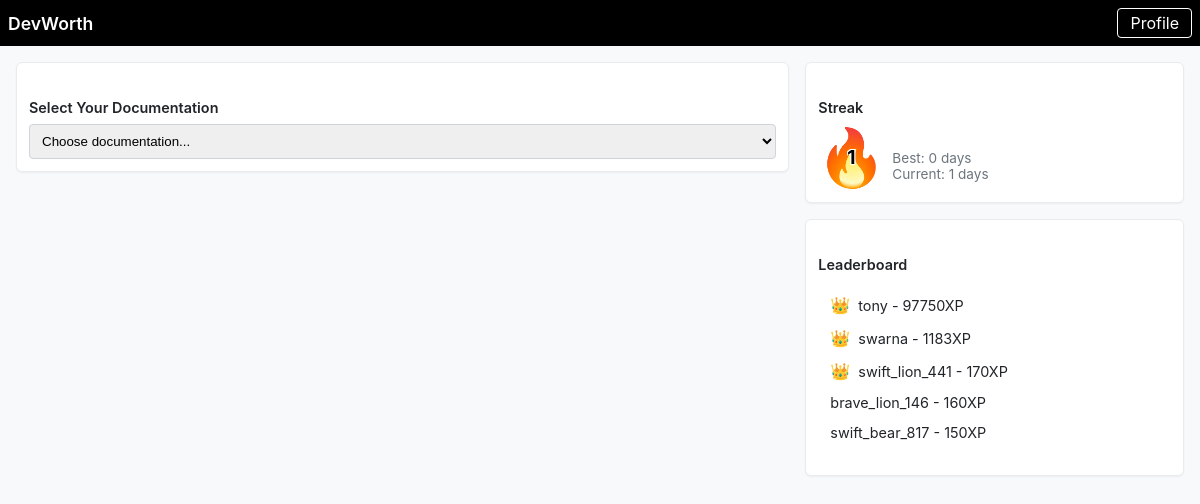
The page /home (signed in) on the database as committed earlier.
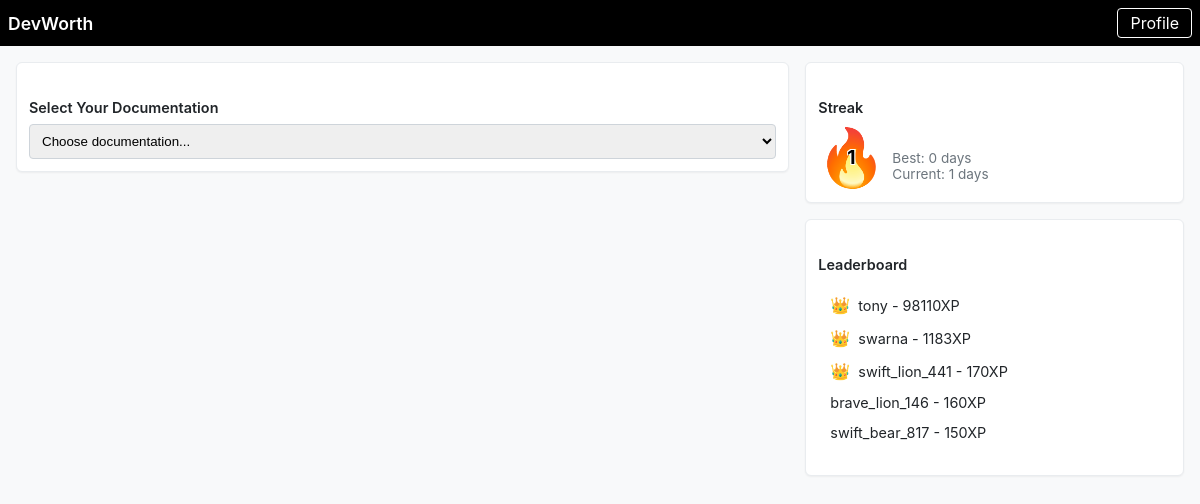
The same page on the database as committed later.
### tables this page shows
CREATE TABLE users (id INTEGER PRIMARY KEY AUTOINCREMENT, username TEXT NOT NULL UNIQUE, password TEXT NOT NULL, streak INTEGER DEFAULT 0, current_streak INTEGER DEFAULT 0, best_streak INTEGER DEFAULT 0);

CREATE TABLE leaderboard (
    user_id INTEGER NOT NULL,
    total_experience INTEGER NOT NULL,
    FOREIGN KEY (user_id) REFERENCES users(id),
    PRIMARY KEY (user_id)
);

### app.py (the view)
@app.route('/home')
@login_required
def index():
    user_id = session['user_id']
    user = db.execute("SELECT * FROM users WHERE id = ?", user_id)[0]
    leaderboard = db.execute("""
        SELECT u.username, l.total_experience
        FROM leaderboard l
        JOIN users u ON l.user_id = u.id
        ORDER BY l.total_experience DESC
        LIMIT 5
    """)
    current_date = time.strftime('%Y-%m-%d')
    yesterday = (datetime.now() - timedelta(days=1)).strftime('%Y-%m-%d')
    today_activity = db.execute("""
        SELECT * FROM user_activity
        WHERE user_id = ? AND date = ?
    """, user_id, current_date)
    yesterday_activity = db.execute("""
        SELECT * FROM user_activity
        WHERE user_id = ? AND date = ?
    """, user_id, yesterday)
    if today_activity:
        if yesterday_activity:
            db.execute("""
                UPDATE users
                SET current_streak = current_streak + 1,
                    best_streak = CASE
                        WHEN current_streak + 1 > best_streak
                        THEN current_streak + 1
                        ELSE best_streak
                    END
                WHERE id = ?
            """, user_id)
        else:
            db.execute("UPDATE users SET current_streak = 1 WHERE id = ?", user_id)
    user = db.execute("SELECT * FROM users WHERE id = ?", user_id)[0]
    return render_template('home.html', user=user, leaderboard=leaderboard)

### helpers.py (called while the page is built)
def login_required(f):
    @wraps(f)
    def decorated_function(*args, **kwargs):
        if session.get("user_id") is None:
            print(session.get("user_id"))
            return redirect("/login")
        return f(*args, **kwargs)
    return decorated_function

### templates/home.html (shortened to what this page needs)
<!DOCTYPE html>
<html lang="en">
  <head>
    <link rel="stylesheet" href="/static/home.css" />
  </head>
  <body>
    <nav class="navbar">
      <div class="navbar-content">
        <a href="#" class="navbar-brand">DevWorth</a>
        <a href="/profile" class="nav-link">Profile</a>
      </div>
    </nav>
    <div class="container">
      <div class="row">
        <div class="col-md-8">
          <div class="card">
            <div class="card-body">
              <h5 class="card-title">Select Your Documentation</h5>
              <select id="documentation-select">
                <option value="">Choose documentation...</option>
              </select>
            </div>
          </div>
        </div>
        <div class="col-md-4">
          <div class="card">
            <div class="card-body">
              <h5 class="card-title">Streak</h5>
              <div class="streak-container">
                <div class="streak-fire-container">
                  <div class="streak-number-overlay">
                    {{ user.current_streak }}
                  </div>
                  <div class="streak-fire">🔥</div>
                </div>
                <div class="streak-stats">
                  <p>Best: {{ user.best_streak }} days</p>
                  <p>Current: {{ user.current_streak }} days</p>
                </div>
              </div>
            </div>
          </div>
          <div class="card">
            <div class="card-body">
              <h5 class="card-title">Leaderboard</h5>
              <ol class="list-group">
                {% for leader in leaderboard %}
                <li class="list-group-item">
                  {% if loop.index == 1 %}
                  <span class="crown gold">👑</span>
                  {% elif loop.index == 2 %}
                  <span class="crown silver">👑</span>
                  {% elif loop.index == 3 %}
                  <span class="crown bronze">👑</span>
                  {% endif %} {{ leader.username }} - {{ leader.total_experience
                  }}XP
                </li>
                {% endfor %}
              </ol>
            </div>
          </div>
        </div>
      </div>
    </div>
  </body>
</html>

### static/home.css (style rules this page uses)
body, html { margin: 0; padding: 0; font-family: -apple-system, BlinkMacSystemFont, "Segoe UI", Roboto, Oxygen, Ubuntu, Cantarell, sans-serif; background-color: #f8f9fa; color: #212529; }
.navbar { background-color: #000; padding: 0.5rem; width: 100%; box-sizing: border-box; }
.navbar-content { display: flex; justify-content: space-between; align-items: center; max-width: 1400px; margin: 0 auto; }
.navbar-brand { color: white; font-weight: 600; font-size: 1.1rem; text-decoration: none; }
.nav-link { color: white; text-decoration: none; border: 1px solid white; padding: 0.25rem 0.75rem; border-radius: 4px; transition: opacity 0.3s ease; }
.container { max-width: 1400px; margin: 0 auto; padding: 1rem; }
.row { display: flex; flex-wrap: wrap; margin: -0.5rem; }
.col-md-8 { flex: 0 0 66.666667%; max-width: 66.666667%; padding: 0.5rem; box-sizing: border-box; }
.col-md-4 { flex: 0 0 33.333333%; max-width: 33.333333%; padding: 0.5rem; box-sizing: border-box; }
.card { background-color: white; border: 1px solid #e9ecef; border-radius: 6px; box-shadow: 0 1px 2px rgba(0, 0, 0, 0.05); margin-bottom: 1rem; }
.card-body { padding: 0.75rem; }
.card-title { font-size: 0.9rem; font-weight: 600; margin-bottom: 0.5rem; color: #212529; }
select { width: 100%; padding: 0.5rem; border: 1px solid #ced4da; border-radius: 0.25rem; }
.streak-container { display: flex; align-items: flex-end; padding: 0.5rem; gap: 1rem; }
.streak-fire-container { position: relative; width: 50px; height: 50px; display: flex; align-items: center; justify-content: center; }
.streak-fire { font-size: 3.5rem; position: absolute; z-index: 1; }
.streak-number-overlay { position: absolute; z-index: 2; font-size: 1.2rem; font-weight: bold; color: #000; text-shadow: -1px -1px 0 #fff, 1px -1px 0 #fff, -1px 1px 0 #fff, 1px 1px 0 #fff; }
.streak-stats { flex: 1; margin: 0; }
.streak-stats p { margin: 0; color: #6c757d; font-size: 0.85rem; }
.list-group { list-style-type: none; padding: 0; }
.list-group-item { padding: 0.4rem 0.75rem; display: flex; align-items: center; gap: 0.5rem; font-size: 0.9rem; }
.crown { font-size: 1rem; }
.crown.gold { color: #ffd700; }
.crown.silver { color: #c0c0c0; }
.crown.bronze { color: #cd7f32; }

Rows that differ between the two databases and show on the page:
changed leaderboard "tony": total_experience "97750" → "98110"
